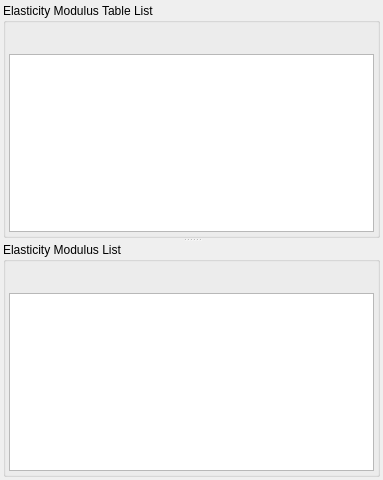
<?xml version="1.0" encoding="UTF-8"?>
<ui version="4.0">
 <class>STD_MatElasModulWidget</class>
 <widget class="QWidget" name="STD_MatElasModulWidget">
  <property name="geometry">
   <rect>
    <x>0</x>
    <y>0</y>
    <width>383</width>
    <height>480</height>
   </rect>
  </property>
  <property name="windowTitle">
   <string>Form</string>
  </property>
  <layout class="QGridLayout" name="gridLayout_3">
   <property name="leftMargin">
    <number>3</number>
   </property>
   <property name="topMargin">
    <number>3</number>
   </property>
   <property name="rightMargin">
    <number>3</number>
   </property>
   <property name="bottomMargin">
    <number>3</number>
   </property>
   <property name="spacing">
    <number>3</number>
   </property>
   <item row="0" column="0">
    <widget class="QSplitter" name="splitter">
     <property name="orientation">
      <enum>Qt::Vertical</enum>
     </property>
     <widget class="QGroupBox" name="gbElasModulTable">
      <property name="title">
       <string>Elasticity Modulus Table List</string>
      </property>
      <layout class="QGridLayout" name="gridLayout">
       <property name="leftMargin">
        <number>3</number>
       </property>
       <property name="topMargin">
        <number>3</number>
       </property>
       <property name="rightMargin">
        <number>3</number>
       </property>
       <property name="bottomMargin">
        <number>3</number>
       </property>
       <property name="spacing">
        <number>3</number>
       </property>
       <item row="0" column="0">
        <widget class="RB_ToolButtonBar" name="tbbElasModulTable" native="true">
         <property name="minimumSize">
          <size>
           <width>0</width>
           <height>25</height>
          </size>
         </property>
         <property name="maximumSize">
          <size>
           <width>16777215</width>
           <height>25</height>
          </size>
         </property>
        </widget>
       </item>
       <item row="1" column="0">
        <widget class="RB_TableView" name="tvElasModulTable"/>
       </item>
      </layout>
     </widget>
     <widget class="QGroupBox" name="gbElasModulValue">
      <property name="title">
       <string>Elasticity Modulus List</string>
      </property>
      <layout class="QGridLayout" name="gridLayout_2">
       <property name="leftMargin">
        <number>3</number>
       </property>
       <property name="topMargin">
        <number>3</number>
       </property>
       <property name="rightMargin">
        <number>3</number>
       </property>
       <property name="bottomMargin">
        <number>3</number>
       </property>
       <property name="spacing">
        <number>3</number>
       </property>
       <item row="0" column="0">
        <widget class="RB_ToolButtonBar" name="tbbElasModulValue" native="true">
         <property name="minimumSize">
          <size>
           <width>0</width>
           <height>25</height>
          </size>
         </property>
         <property name="maximumSize">
          <size>
           <width>16777215</width>
           <height>25</height>
          </size>
         </property>
        </widget>
       </item>
       <item row="1" column="0">
        <widget class="RB_TableView" name="tvElasModulValue"/>
       </item>
      </layout>
     </widget>
    </widget>
   </item>
  </layout>
 </widget>
 <customwidgets>
  <customwidget>
   <class>RB_ToolButtonBar</class>
   <extends>QWidget</extends>
   <header>rb_toolbuttonbar.h</header>
   <container>1</container>
  </customwidget>
  <customwidget>
   <class>RB_TableView</class>
   <extends>QTableView</extends>
   <header>rb_tableview.h</header>
  </customwidget>
 </customwidgets>
 <resources/>
 <connections/>
</ui>
